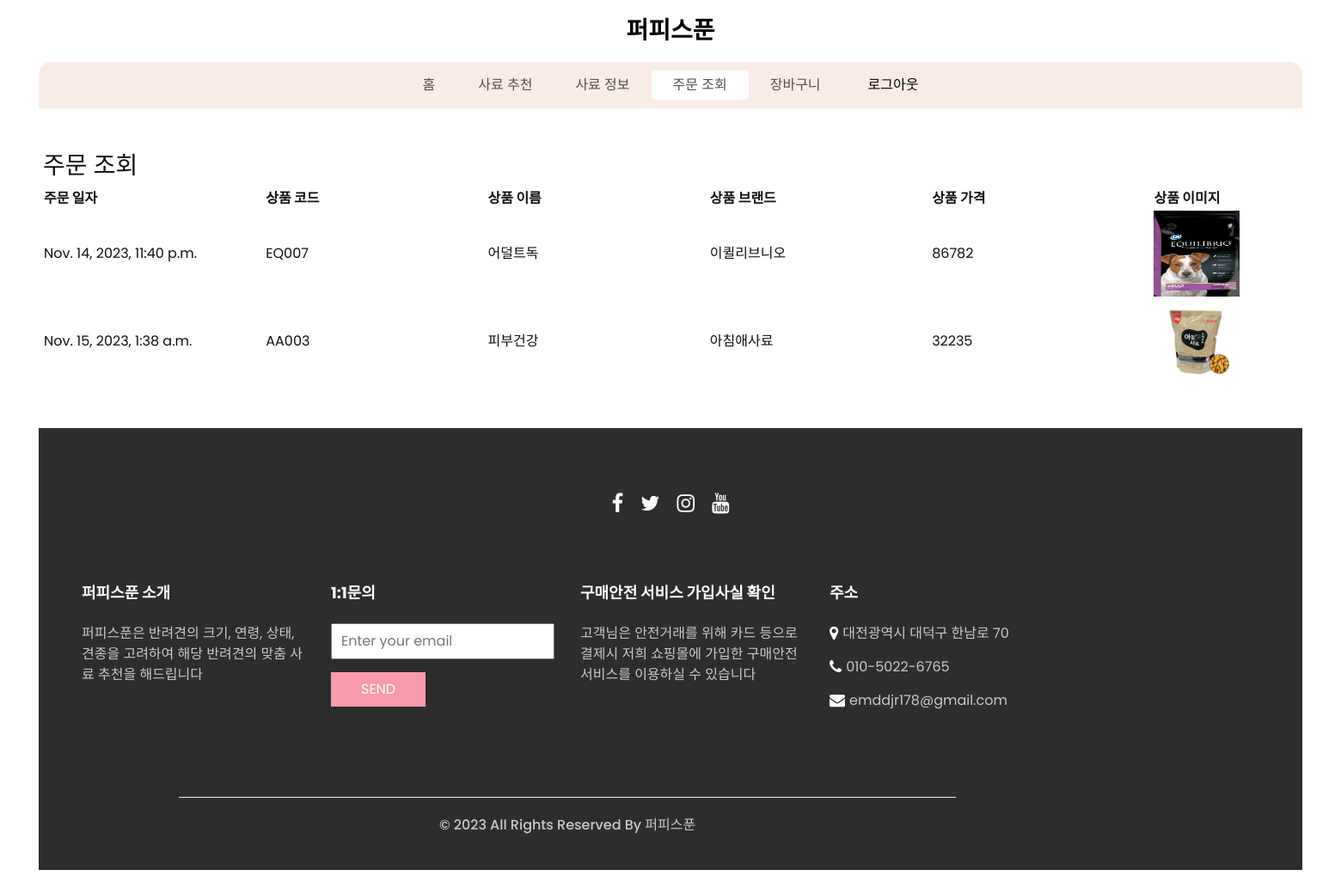
Page /order/order_list/ (signed in) on the committed database.
### order/models.py (models this page shows)
class Order(models.Model):
    order_id = models.AutoField(primary_key=True)
    user = models.ForeignKey(User, on_delete=models.CASCADE)
    create_dt = models.DateTimeField(auto_now_add=True)
    update_dt = models.DateTimeField(auto_now_add=True)
    address = models.CharField(max_length=100, null=True, blank=True, default="")
    request = models.TextField(blank=True)
    pay = models.CharField(max_length=10, choices=pay_type)
    class Meta:
        db_table = 'my_order'

class Order_Detail(models.Model):
    pay_type = (
        ('a', '계좌이체'),
        ('b', '무통장 입금'),
        ('c', '카드'),
    )
    order_detial_id = models.AutoField(primary_key=True)
    order = models.ForeignKey(Order, on_delete=models.CASCADE)
    product = models.ForeignKey(Product, on_delete=models.CASCADE, null=True) # 상품 참조 추가
    price = models.IntegerField()
    count = models.IntegerField()
    pay = models.CharField(max_length=10, choices=pay_type)
    class Meta:
        db_table = 'my_order_detail'

### product/models.py (models this page shows, shortened)
class Product(models.Model):
    product_id = models.CharField(primary_key=True, max_length=255)
    user = models.ForeignKey(User, on_delete=models.CASCADE)
    name = models.CharField(max_length=255)
    brand = models.CharField(max_length=255)
    price = models.IntegerField()
    image = models.ImageField()
    cp = models.IntegerField()
    cf = models.IntegerField()
    cr = models.IntegerField()
    cb = models.IntegerField()
    ca = models.IntegerField()
    po = models.IntegerField()
    wa = models.IntegerField()
    class Meta:
        db_table = 'my_product'

### order/views.py (the view)
# urls.py: path('order_list/', views.order_list, name='order_list'),
def order_list(request):
    user_orders = Order.objects.filter(user=request.user)
    user_order_details = Order_Detail.objects.filter(order__in=user_orders)
    return render(request, 'order/order_list.html', {'user_orders': user_orders, 'user_order_details': user_order_details})

### order/templates/order/order_list.html (shortened to what this page needs)
{% extends "base.html" %}
{% load static %}
{% block content %}
<div class="box container">
    <h3>주문 조회</h3>
    <table style="width: 160%; table-layout: fixed;">
        <thead>
            <tr>
              <th style="padding-right: 20px;">주문 일자</th>
              <th style="padding-right: 20px;">상품 코드</th>
              <th style="padding-right: 20px;">상품 이름</th>
              <th style="padding-right: 20px;">상품 브랜드</th>
              <th style="padding-right: 20px;">상품 가격</th>
              <th style="padding-right: 20px;">상품 이미지</th>
            </tr>
        </thead>
        <tbody>
            {% for order in user_orders %}
            {% for detail in order.order_detail_set.all %}
            <tr>
              <td>{{ order.create_dt }}</td>
              <td>{{ detail.product.product_id }}</td>
              <td>{{ detail.product.name }}</td>
              <td>{{ detail.product.brand }}</td>
              <td>{{ detail.price }}</td>
              <td><img src="{% static detail.product.image %}" alt="{{ detail.product.name }}" width="100" height="100"><td>
            </tr>
            {% endfor %}
            {% endfor %}
        </tbody>
    </table>
</div>
{% endblock %}

### templates/base.html (shortened to what this page needs)
{% load static %}
<!DOCTYPE html>
<html>
  <head>
    <link
      rel="stylesheet"
      type="text/css"
      href="https://cdnjs.cloudflare.com/ajax/libs/OwlCarousel2/2.3.4/assets/owl.carousel.min.css"
    />
    <link
      rel="stylesheet"
      type="text/css"
      href="/static/assets/css/bootstrap.css"
    />
    <link href="/static/assets/css/style.css?v=2" rel="stylesheet" />
    <link href="/static/assets/css/responsive.css" rel="stylesheet" />
  </head>
  <body>
    <div class="hero_area">
      <header class="header_section">
        <nav class="navbar navbar-expand-lg custom_nav-container">
          <a class="navbar-brand" href="{% url 'home' %}">
            <span> 퍼피스푼</span>
          </a>
          <div class="collapse navbar-collapse" id="navbarSupportedContent">
            <ul class="navbar-nav">
              <li
                class="nav-item {% if request.resolver_match.url_name == 'home' %}active{% endif %}"
              >
                <a class="nav-link" href="{% url 'home' %}">홈</a>
              </li>
              <li
                class="nav-item {% if request.resolver_match.url_name == 'recommendation' %}active{% endif %}"
              >
                <a class="nav-link" href="{% url 'recommendation' %}"
                  >사료 추천</a
                >
              </li>
              <li
                class="nav-item {% if request.resolver_match.url_name == 'product_view' %}active{% endif %}"
              >
                <a class="nav-link" href="{% url 'product_view' %}"
                  >사료 정보</a
                >
              </li>
              <li
                class="nav-item {% if request.resolver_match.url_name == 'order_list' %}active{% endif %}"
              >
                <a class="nav-link" href="{% url 'order_list' %}">주문 조회</a>
              </li>
              <li
                class="nav-item {% if request.resolver_match.url_name == 'cart_items' %}active{% endif %}"
              >
                <a class="nav-link" href="{% url 'cart_items' %}">장바구니</a>
              </li>
            </ul>
            <div class="user_option">
              {% if user.is_authenticated %}
              <a href="{% url 'user:logout' %}">
                <span>로그아웃</span>
              </a>
              {% endif %}
            </div>
          </div>
        </nav>
      </header>
    </div>
    {% block content %} {% endblock %}
    <section class="info_section layout_padding2-top">
      <div class="social_container">
        <div class="social_box">
          <a href="">
            <i class="fa fa-facebook" aria-hidden="true"></i>
          </a>
          <a href="">
            <i class="fa fa-twitter" aria-hidden="true"></i>
          </a>
          <a href="">
            <i class="fa fa-instagram" aria-hidden="true"></i>
          </a>
          <a href="">
            <i class="fa fa-youtube" aria-hidden="true"></i>
          </a>
        </div>
      </div>
      <div class="info_container">
        <div class="container">
          <div class="row">
            <div class="col-md-6 col-lg-3">
              <h6>퍼피스푼 소개</h6>
              <p>
                퍼피스푼은 반려견의 크기, 연령, 상태, 견종을 고려하여 해당 반려견의 맞춤 사료 추천을 해드립니다
              </p>
            </div>
            <div class="col-md-6 col-lg-3">
              <div class="info_form">
                <h6>1:1문의</h6>
                <form action="#">
                  <input type="email" placeholder="Enter your email" />
                  <button>Send</button>
                </form>
              </div>
            </div>
            <div class="col-md-6 col-lg-3">
              <h6>구매안전 서비스 가입사실 확인</h6>
              <p>
                고객님은 안전거래를 위해 카드 등으로 결제시 저희 쇼핑몰에 가입한 구매안전서비스를 이용하실 수 있습니다
              </p>
            </div>
            <div class="col-md-6 col-lg-3">
              <h6>주소</h6>
              <div class="info_link-box">
                <a href="">
                  <i class="fa fa-map-marker" aria-hidden="true"></i>
                  <span> 대전광역시 대덕구 한남로 70 </span>
                </a>
                <a href="">
                  <i class="fa fa-phone" aria-hidden="true"></i>
                  <span> 010-5022-6765 </span>
                </a>
                <a href="">
                  <i class="fa fa-envelope" aria-hidden="true"></i>
                  <span> emddjr178@gmail.com</span>
                </a>
              </div>
            </div>
          </div>
        </div>
      </div>
      <footer class="footer_section">
        <div class="container">
          <p>
            &copy; 2023 All Rights Reserved By
            <a href="https://html.design/">퍼피스푼</a>
          </p>
        </div>
      </footer>
    </section>
  </body>
</html>

### static/assets/css/style.css (style rules this page uses)
body { font-family: "poppins", sans-serif; color: #101010; background-color: #ffffff; }
.layout_padding2-top { padding-top: 45px; }
.hero_area { padding: 0 45px; }
#navbarSupportedContent { width: 100%; background-color: #f9ece6; -webkit-box-pack: center; -ms-flex-pack: center; justify-content: center; padding: 10px 0; border-radius: 15px 15px 0 0; }
#navbarSupportedContent .navbar-nav .nav-link { padding: 5px 25px; color: #514f4f; text-align: center; text-transform: uppercase; border-radius: 5px; }
#navbarSupportedContent .nav-item.active .nav-link { background-color: #ffffff; }
a, a:hover, a:focus { text-decoration: none; }
.navbar-brand { margin: 15px 0; padding: 0; }
.navbar-brand span { font-size: 28px; font-weight: bold; color: #000000; text-transform: uppercase; margin: 0; padding: 0; }
.custom_nav-container { z-index: 99999; padding: 0; -webkit-box-orient: vertical; -webkit-box-direction: normal; -ms-flex-direction: column; flex-direction: column; -webkit-box-align: center; -ms-flex-align: center; align-items: center; }
.user_option { display: -webkit-box; display: -ms-flexbox; display: flex; -webkit-box-align: center; -ms-flex-align: center; align-items: center; margin-left: 25px; }
.user_option a { margin-right: 25px; color: #000000; }
.user_option a span { margin-left: 5px; }
.info_section { position: relative; background-color: #2d2d2d; color: #ffffff; margin: 0 45px 45px; }
.info_section .social_container { -webkit-box-pack: center; -ms-flex-pack: center; justify-content: center; margin-top: 25px; margin-bottom: 30px; }
.info_section .social_container .social_box { display: -webkit-box; display: -ms-flexbox; display: flex; -webkit-box-align: center; -ms-flex-align: center; align-items: center; -webkit-box-pack: center; -ms-flex-pack: center; justify-content: center; }
.info_section .social_container .social_box a { margin: 0 10px; color: #ffffff; font-size: 24px; }
.info_section .info_form form input { outline: none; width: 100%; padding: 7px 10px; }
.info_section .info_form form button { padding: 8px 35px; outline: none; border: none; color: #ffffff; background: #f89cab; margin-top: 15px; text-transform: uppercase; }
.info_section .row > div { margin-top: 25px; }
.info_section a { text-transform: none; }
.info_section h6 { font-weight: bold; text-transform: uppercase; font-size: 18px; margin-bottom: 25px; }
.info_section p { color: #cbc9c9; }
.info_section .info_link-box a { display: -webkit-box; display: -ms-flexbox; display: flex; -webkit-box-align: center; -ms-flex-align: center; align-items: center; margin: 15px 0; }
.info_section .info_link-box a i { color: #ffffff; margin-right: 5px; font-size: 18px; }
.info_section .info_link-box a span { color: #cbc9c9; }
.footer_section { margin-top: 45px; font-weight: 500; }
.footer_section p { padding: 20px 0; margin: 0 auto; text-align: center; border-top: 1.5px solid #eeeeee; width: 80%; }
.footer_section a { color: #cbc9c9; }

### static/assets/css/responsive.css (style rules this page uses)
@media (min-width: 1200px) { .container { padding: 20px; margin: 30px; max-width: 1170px; } }

### rows in the picture
Order: create_dt "Nov. 14, 2023, 11:40 p.m."
Order_Detail: product.product_id "EQ007", product.name "어덜트독", product.brand "이퀼리브니오", price "86782", product.name (picture)
Order: create_dt "Nov. 15, 2023, 1:38 a.m."
Order_Detail: product.product_id "AA003", product.name "피부건강", product.brand "아침애사료", price "32235", product.name (picture)
